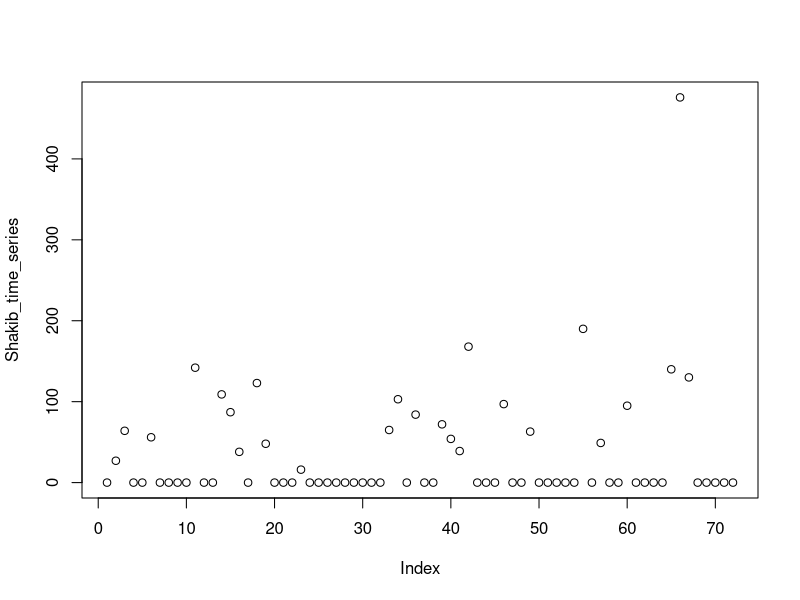
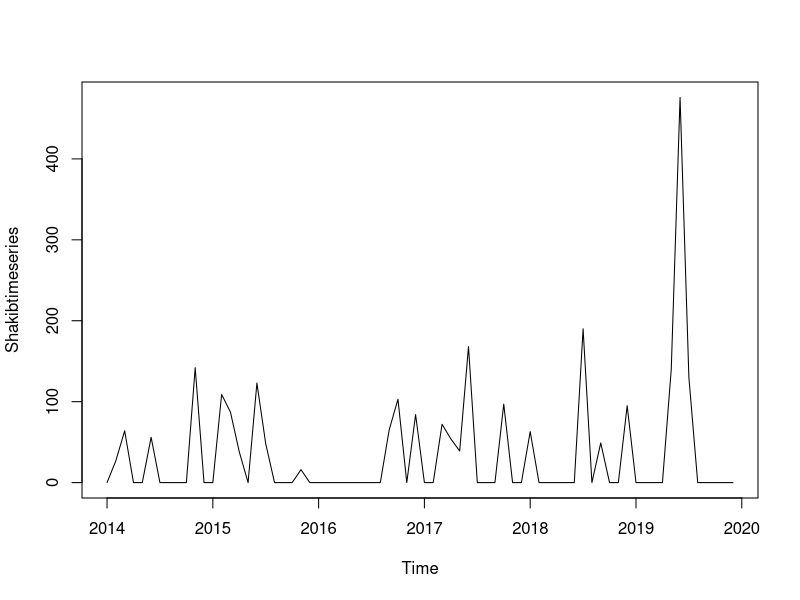
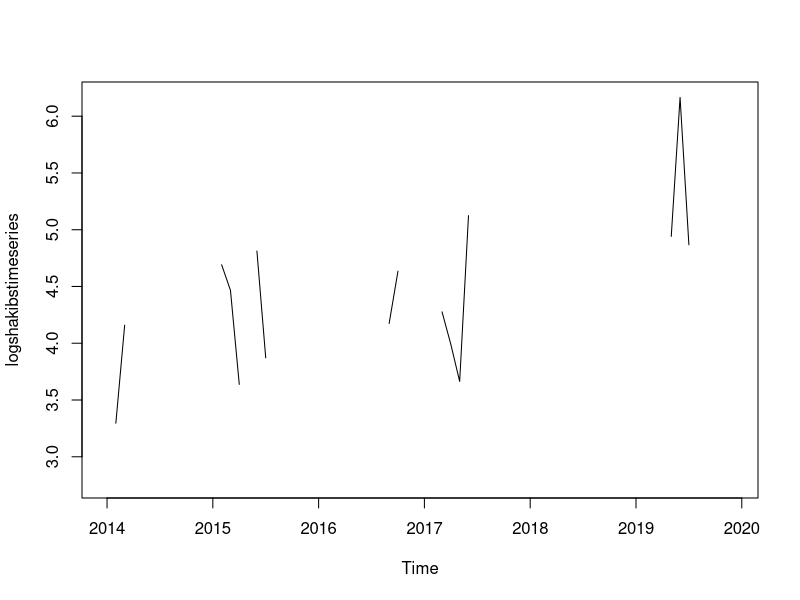
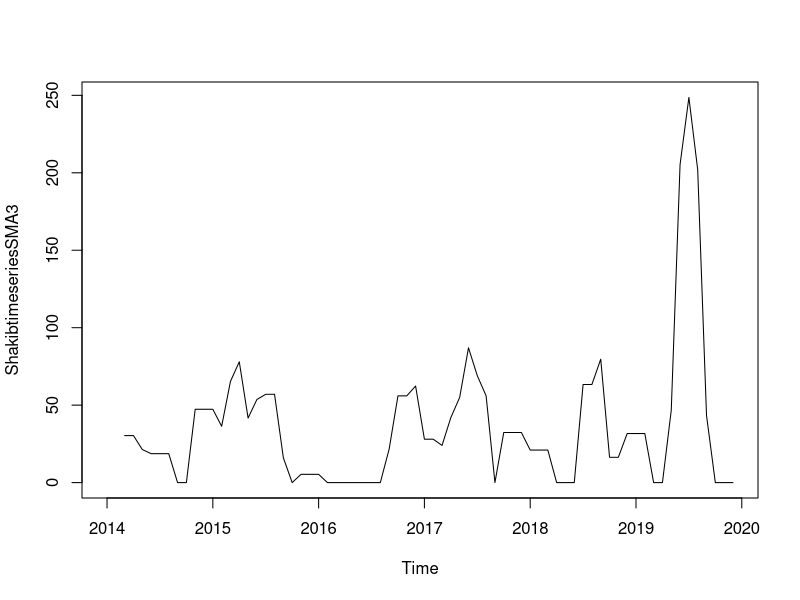
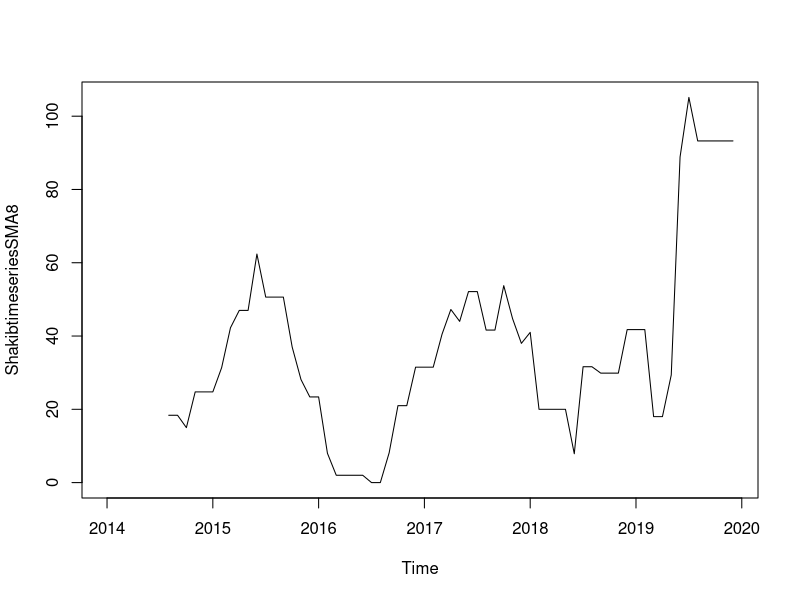
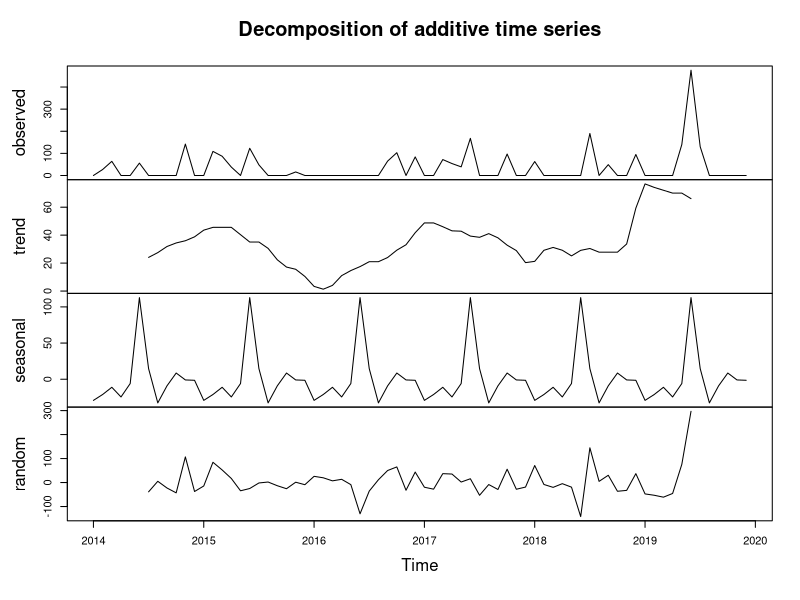
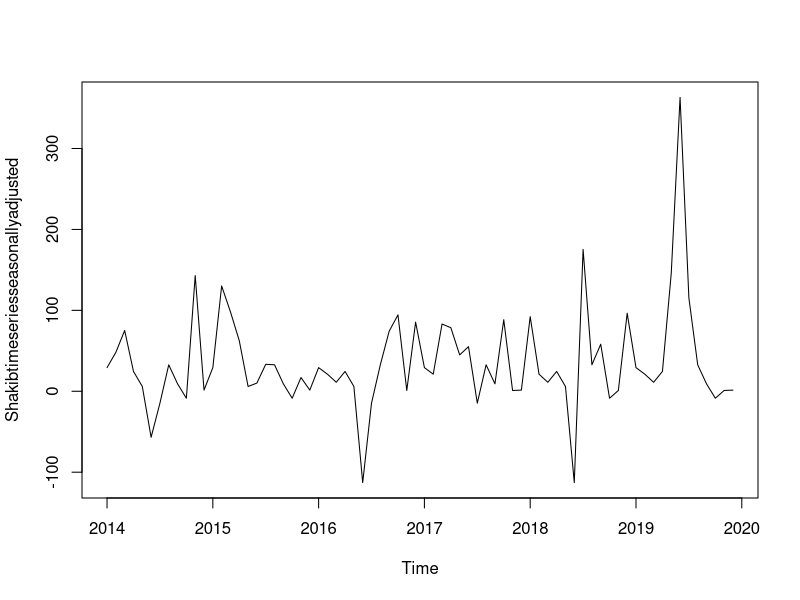

Source code (R) for these figures, in order:
#Plotting Time Series
Shakib_time_series<- c(0,27,64,0,0,56,0,0,0,0,142,0,0,109,87,38,0,123,48,0,0,0,16,0,0,0,0,0,0,0,0,0,65,103,0,84,0,0,72,54,39,168,0,0,0,97,0,0,63,0,0,0,0,0,190,0,49,0,0,95,0,0,0,0,140,476,130,0,0,0,0,0)
print(Shakib_time_series)
plot(Shakib_time_series)

Shakibtimeseries<- ts(Shakib_time_series,start=c(2014,1),frequency = 12)
print(Shakibtimeseries)
plot(Shakibtimeseries)

logshakibstimeseries <- log(Shakibtimeseries)
plot.ts(logshakibstimeseries)

#------Decomposing Time Series--------
#Decomposing Non-Seasonal Data

install.packages("TTR")
library(TTR)

ShakibtimeseriesSMA3 <- SMA(Shakibtimeseries,n=3)
plot(ShakibtimeseriesSMA3)
ShakibtimeseriesSMA8 <- SMA(Shakibtimeseries,n=8)
plot(ShakibtimeseriesSMA8)

#Decomposing Seasonal Data
Shakibtimeseriescomponents <- decompose(Shakibtimeseries)
plot(Shakibtimeseriescomponents)

#Seasonally Adjusting
Shakibtimeseriescomponents <- decompose(Shakibtimeseries)
Shakibtimeseriesseasonallyadjusted <- Shakibtimeseries - Shakibtimeseriescomponents$seasonal
plot(Shakibtimeseriesseasonallyadjusted)
